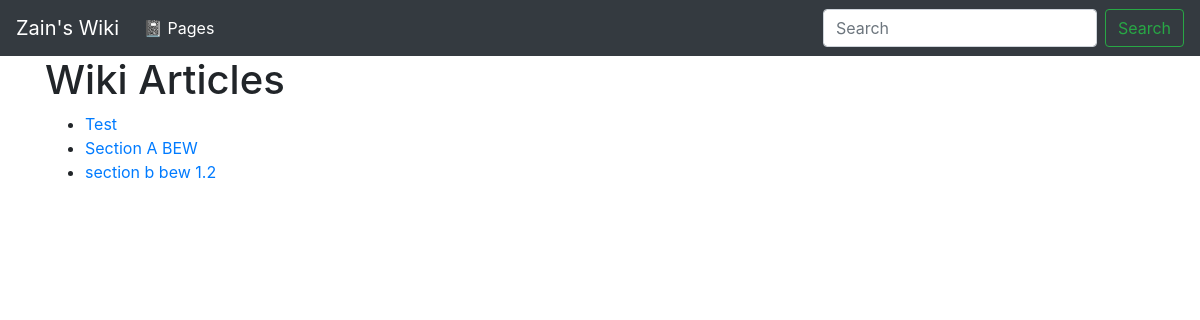
/, run on an earlier commit of the app's database.
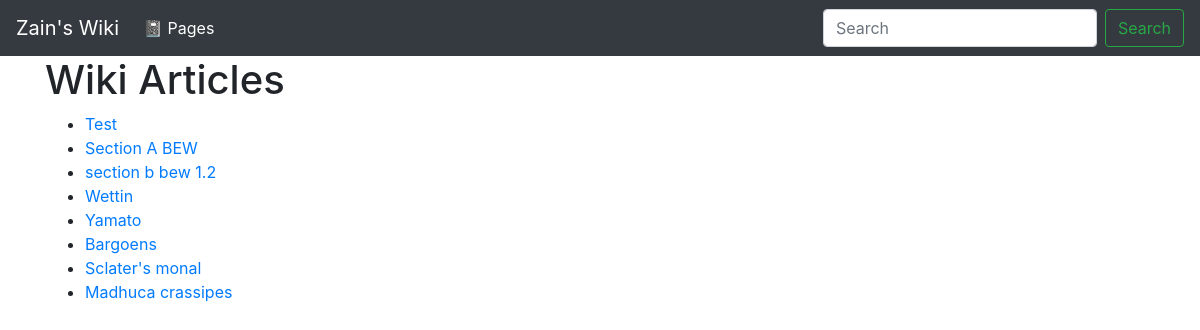
And on a later commit of the database.
### wiki/models.py (models this page shows, shortened)
class Page(models.Model):
    title = models.CharField(max_length=settings.WIKI_PAGE_TITLE_MAX_LENGTH,
                             unique=True,
                             help_text="Title of your page.")
    author = models.ForeignKey(User, on_delete=models.PROTECT,
                               help_text="The user that posted this article.")
    slug = models.CharField(max_length=settings.WIKI_PAGE_TITLE_MAX_LENGTH,
                            blank=True, editable=True,
                            help_text=(
                                "Unique URL path to access this page. " +
                                "Generated by the system."))
    content = models.TextField(
        help_text="Write the content of your page here.")
    created = models.DateTimeField(auto_now_add=True,
                                   help_text=(
                                    "The date and time this page was created."
                                    + " Automatically generated when the " +
                                    "model saves."))
    modified = models.DateTimeField(auto_now=True,
                                    help_text=(
                                        "The date and time this page was " +
                                        " updated. Automatically generated " +
                                        " when the model updates."))

### wiki/views.py (the view)
# urls.py: path('', PageList.as_view(), name='wiki-list-page'),
class PageList(ListView):
    model = Page
    template_name = 'wiki/list.html'
    context_object_name = 'pages'

### wiki/templates/wiki/list.html
{% extends "base.html" %}
{% block content %}
<h1>Wiki Articles</h1>
<ul>
    {% for page in pages %}
    <li><a href="{{ page.slug }}">{{ page.title }}</a></li>
    {% empty %}
    <li>No pages yet.</li>
    {% endfor %}
</ul>
{% endblock %}

### templates/base.html (shortened to what this page needs)
<!doctype html>
<html lang="en">
  <head>
    <link rel="stylesheet" href="https://stackpath.bootstrapcdn.com/bootstrap/4.3.1/css/bootstrap.min.css">
  </head>
  <body>
    <nav class="navbar navbar-expand-md navbar-dark bg-dark">
      <a class="navbar-brand" href="{% url 'wiki:wiki-list-page' %}">Zain's Wiki</a>
      <div class="collapse navbar-collapse" id="navbarsExampleDefault">
        <ul class="navbar-nav mr-auto">
          <li class="nav-item active">
            <a class="nav-link" href="{% url 'wiki:wiki-list-page' %}">📓 Pages <span class="sr-only">(current)</span></a>
          </li>
        </ul>
        <form class="form-inline my-2 my-lg-0">
          <input class="form-control mr-sm-2" type="text" placeholder="Search" aria-label="Search">
          <button class="btn btn-outline-success my-2 my-sm-0" type="submit">Search</button>
        </form>
      </div>
    </nav>
    <main role="main" class="container">
        {% block content %}{% endblock %}
    </main>
  </body>

What changed in the data, as far as the page shows it:
added Page: title "Wettin"
added Page: title "Yamato"
added Page: title "Bargoens"
added Page: title "Sclater's monal"
added Page: title "Madhuca crassipes"
